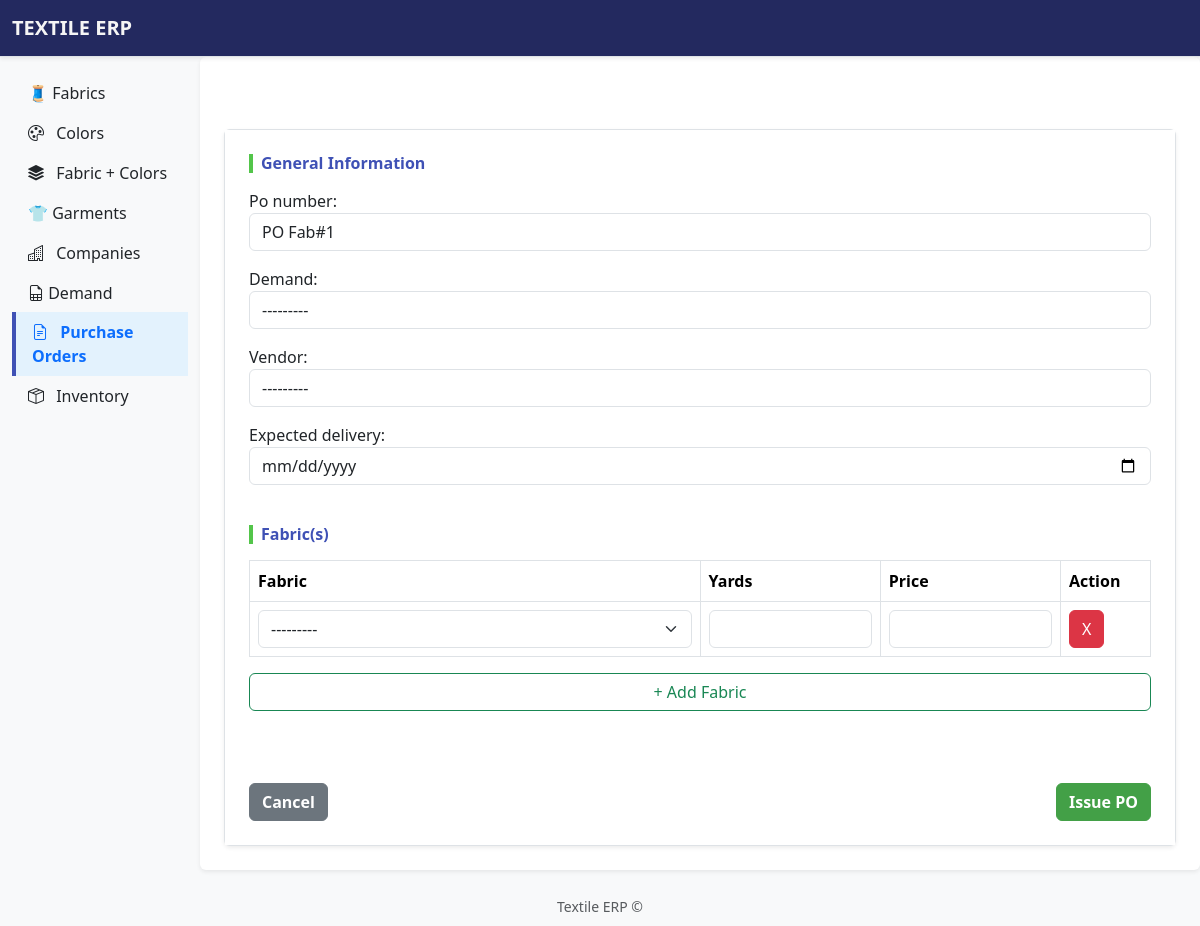
The page /pos/issue/ on the database as committed earlier.
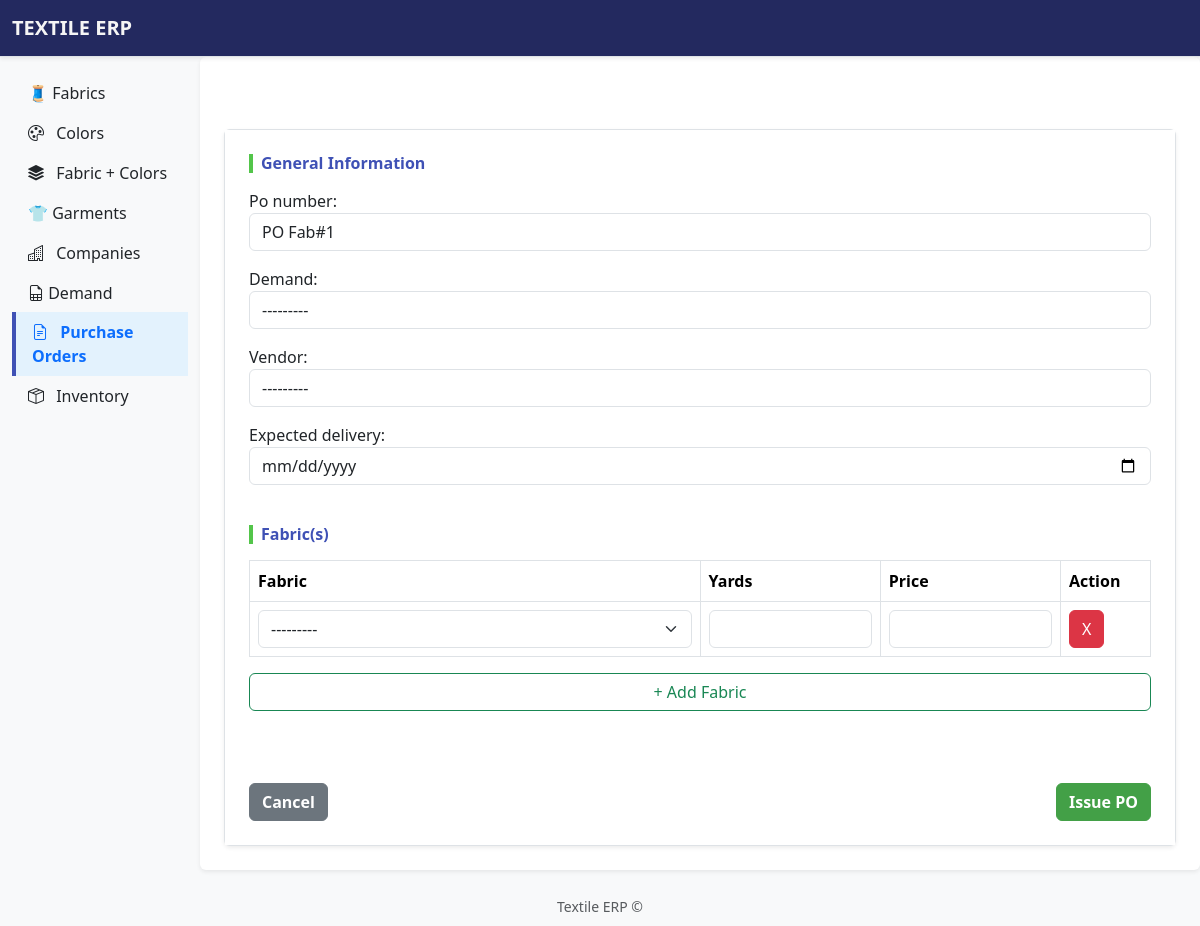
The same page on the database as committed later.
### apps/fabrics/models.py (models this page shows)
class FabricColor(models.Model):
    fabric = models.ForeignKey(Fabric, on_delete=models.CASCADE)
    color = models.ForeignKey(Color, on_delete=models.CASCADE)
    lab_dip = models.CharField(max_length=20, blank=True)
    price = models.DecimalField(max_digits=6, decimal_places=2)
    is_active = models.BooleanField(default=True)
    class Meta:
        constraints = [
            models.UniqueConstraint(
                fields=['fabric', 'color'],
                name='unique_fabric_color',
                violation_error_message="This fabric & color is already registered."
            )
        ]
    def __str__(self):
        return f"{self.fabric.item_merged} - {self.color.color_name}"

### apps/pos/views.py (the view, shortened to what this page needs)
# urls.py: path('issue/', views.issue_po, name="issue_po"),
def issue_po(request):
    po_form = IssuePurchaseOrderForm(request.POST or None)
    assign_fabric_form = AssignPurchaseOrderFabricsForm(request.POST or None)
    return render(request, "pos/issue_po.html", {
            "form": po_form,
            "fabric_form":assign_fabric_form
        })

### apps/pos/forms.py (shortened to what this page needs)
class IssuePurchaseOrderForm(forms.ModelForm):
    vendor = forms.ModelChoiceField(
        queryset=Vendor.objects.filter(company__is_active=True),
        widget=forms.Select(attrs={'class': 'form-control'})
    )
    demand = forms.ModelChoiceField(
        queryset=Demand.objects.none(),
        widget=forms.Select(attrs={'class': 'form-control'})
    )
    class Meta:
        model = PurchaseOrder
        fields = ['po_number', 'vendor', 'demand', 'expected_delivery',]
        widgets = {
            'po_number': forms.TextInput(attrs={'class': 'form-control', 'readonly': 'true'}),
            'expected_delivery': forms.DateInput(attrs={'class': 'form-control', 'type': 'date'}),
        }
    def __init__(self, *args, **kwargs):
        super().__init__(*args, **kwargs)
        if not self.instance.pk:  # new object
            next_id = PurchaseOrder.objects.last().id + 1 if PurchaseOrder.objects.exists() else 1
            self.fields['po_number'].initial = f"PO Fab#{next_id}"
            self.fields['demand'].queryset = Demand.objects.filter(is_active=True)

### apps/colors/models.py (called while the page is built)
    @property
    def color_name(self):
        return f"{self.code} - {self.name}"

### apps/pos/templates/pos/issue_po.html (shortened to what this page needs)
{% extends 'base.html' %}
{% block content %}
<div class="mt-5">
  <div class="card shadow-sm">
    <div class="card-body">
      <form method="post">
        {% include 'pos/_pos_form.html' %}
        <div class="d-flex justify-content-between mt-4">
          <a href="{% url 'pos:pos_list' %}" class="btn btn-secondary">Cancel</a>
          <button type="submit" class="btn btn-add">Issue PO</button>
        </div>
      </form>
    </div>
  </div>
</div>
{% endblock %}

### apps/pos/templates/pos/_pos_form.html (shortened to what this page needs)
<div class="mb-4">
    <h6 class="section-header">General Information</h6>
    <div class="row">
        <div class="col-md-12 mb-3">
            {{ form.po_number.label_tag }}
            {{ form.po_number }}
        </div>
        <div class="col-md-12 mb-3">
            {{ form.demand.label_tag }}
            {{ form.demand }}
        </div>
        <div class="col-md-12 mb-3">
            {{ form.vendor.label_tag }}
            <select name="vendor" class="form-control" required="true" id="id_vendor">
                <option value="" selected>---------</option>
            </select>
        </div>
        <div class="col-md-12 mb-3">
            {{ form.expected_delivery.label_tag }}
            {{ form.expected_delivery }}
        </div>
    </div>
</div>
<div class="mb-5">
    <h6 class="section-header">Fabric(s)</h6>
    <div class="row">
        <div class="col-md-12">
            <table class="table table-bordered" id="fabric-table">
                <thead>
                    <tr>
                        <th>Fabric</th>
                        <th style="width: 20%;">Yards</th>
                        <th style="width: 20%;">Price</th>
                        <th style="width: 10%;">Action</th>
                    </tr>
                </thead>
                <tbody>
                    <tr>
                        <td>
                            {{ fabric_form.fabric }}
                        </td>
                        <td>
                            {{ fabric_form.yards }}
                        </td>
                        <td class="prices"><input type="number" step="0.01" name="prices" class="form-control" readonly>
                        </td>
                        <td><button type="button" class="btn btn-danger remove-row">X</button></td>
                    </tr>
                </tbody>
            </table>
            <button type="button" class="btn btn-outline-success w-100" id="add-row">+ Add Fabric</button>
            <br><br>
        </div>
    </div>
</div>

Rows that differ between the two databases and show on the page:
added FabricColor: fabric "---------"
Other text that changed with them:
form field fabric: "---------" → (not shown)
